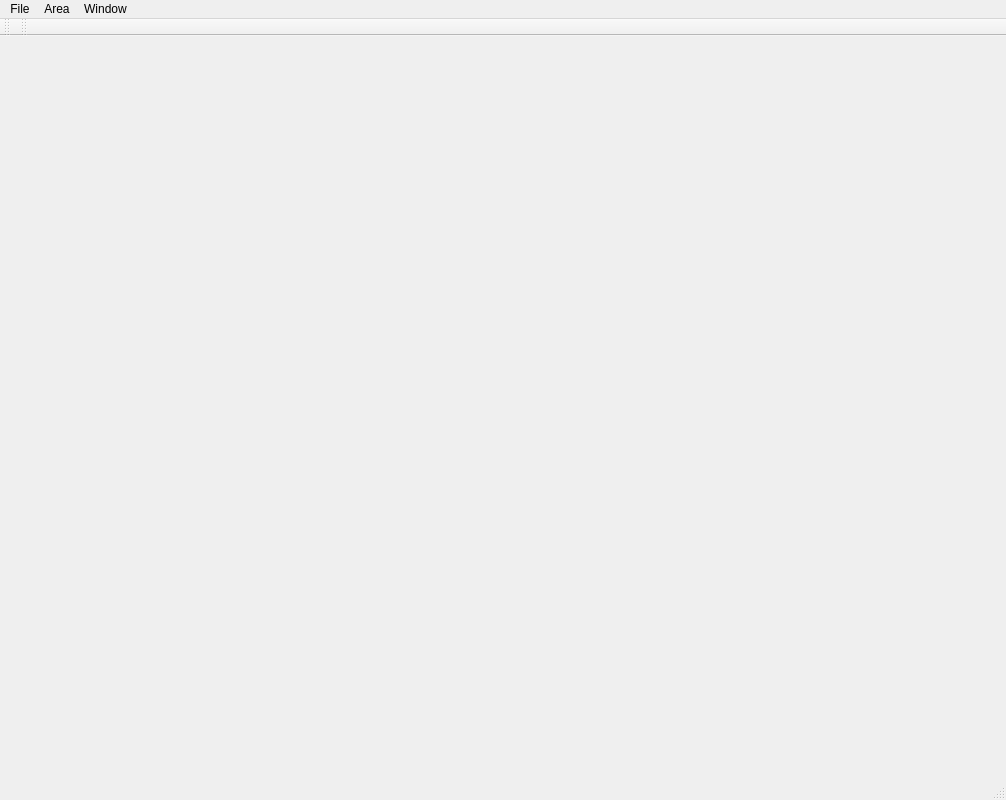
<?xml version="1.0" encoding="UTF-8"?>
<ui version="4.0">
 <class>MainWindow</class>
 <widget class="QMainWindow" name="MainWindow">
  <property name="geometry">
   <rect>
    <x>0</x>
    <y>0</y>
    <width>1006</width>
    <height>800</height>
   </rect>
  </property>
  <property name="minimumSize">
   <size>
    <width>1000</width>
    <height>800</height>
   </size>
  </property>
  <property name="windowTitle">
   <string>Road Feature Explorer</string>
  </property>
  <widget class="QWidget" name="centralWidget"/>
  <widget class="QMenuBar" name="menuBar">
   <property name="geometry">
    <rect>
     <x>0</x>
     <y>0</y>
     <width>1006</width>
     <height>21</height>
    </rect>
   </property>
   <widget class="QMenu" name="menuFile">
    <property name="title">
     <string>File</string>
    </property>
    <addaction name="actionNew"/>
    <addaction name="actionOpen"/>
    <addaction name="separator"/>
    <addaction name="actionExit"/>
   </widget>
   <widget class="QMenu" name="menuWindow">
    <property name="title">
     <string>Window</string>
    </property>
    <addaction name="actionControlWidget"/>
   </widget>
   <widget class="QMenu" name="menuArea">
    <property name="title">
     <string>Area</string>
    </property>
    <addaction name="actionHintLine"/>
   </widget>
   <addaction name="menuFile"/>
   <addaction name="menuArea"/>
   <addaction name="menuWindow"/>
  </widget>
  <widget class="QToolBar" name="fileToolBar">
   <attribute name="toolBarArea">
    <enum>TopToolBarArea</enum>
   </attribute>
   <attribute name="toolBarBreak">
    <bool>false</bool>
   </attribute>
  </widget>
  <widget class="QToolBar" name="areaToolBar">
     <attribute name="toolBarArea">
       <enum>TopToolBarArea</enum>
     </attribute>
     <attribute name="toolBarBreak">
       <bool>false</bool>
     </attribute>
   </widget>
   <widget class="QStatusBar" name="statusBar"/>
  <action name="actionNew">
   <property name="icon">
    <iconset resource="MainWindow.qrc">
     <normaloff>:/MainWindow/Resources/New_24x24.png</normaloff>:/MainWindow/Resources/New_24x24.png</iconset>
   </property>
   <property name="text">
    <string>New</string>
   </property>
   <property name="shortcut">
    <string>Ctrl+N</string>
   </property>
  </action>
  <action name="actionOpen">
   <property name="icon">
    <iconset resource="MainWindow.qrc">
     <normaloff>:/MainWindow/Resources/Open_24x24.png</normaloff>:/MainWindow/Resources/Open_24x24.png</iconset>
   </property>
   <property name="text">
    <string>Open</string>
   </property>
   <property name="shortcut">
    <string>Ctrl+O</string>
   </property>
  </action>
  <action name="actionExit">
   <property name="text">
    <string>Exit</string>
   </property>
  </action>
  <action name="actionControlWidget">
   <property name="text">
    <string>Control Widget</string>
   </property>
  </action>
  <action name="actionDeleteEdge">
   <property name="icon">
    <iconset resource="MainWindow.qrc">
     <normaloff>:/MainWindow/Resources/Delete_24x24.png</normaloff>:/MainWindow/Resources/Delete_24x24.png</iconset>
   </property>
   <property name="text">
    <string>Delete Edge</string>
   </property>
   <property name="shortcut">
    <string>Del</string>
   </property>
  </action>
  <action name="actionSave">
   <property name="icon">
    <iconset resource="MainWindow.qrc">
     <normaloff>:/MainWindow/Resources/Save_24x24.png</normaloff>:/MainWindow/Resources/Save_24x24.png</iconset>
   </property>
   <property name="text">
    <string>Save</string>
   </property>
   <property name="shortcut">
    <string>Ctrl+S</string>
   </property>
  </action>
  <action name="actionUndo">
   <property name="icon">
    <iconset resource="MainWindow.qrc">
     <normaloff>:/MainWindow/Resources/Undo_24x24.png</normaloff>:/MainWindow/Resources/Undo_24x24.png</iconset>
   </property>
   <property name="text">
    <string>Undo</string>
   </property>
   <property name="whatsThis">
    <string/>
   </property>
   <property name="shortcut">
    <string>Ctrl+Z</string>
   </property>
  </action>
  <action name="actionSelectAll">
   <property name="text">
    <string>Select All</string>
   </property>
   <property name="shortcut">
    <string>Ctrl+A</string>
   </property>
  </action>
  <action name="actionCut">
   <property name="icon">
    <iconset resource="MainWindow.qrc">
     <normaloff>:/MainWindow/Resources/Cut_24x24.png</normaloff>:/MainWindow/Resources/Cut_24x24.png</iconset>
   </property>
   <property name="text">
    <string>Cut</string>
   </property>
   <property name="shortcut">
    <string>Ctrl+X</string>
   </property>
  </action>
  <action name="actionCopy">
   <property name="icon">
    <iconset resource="MainWindow.qrc">
     <normaloff>:/MainWindow/Resources/Copy_24x24.png</normaloff>:/MainWindow/Resources/Copy_24x24.png</iconset>
   </property>
   <property name="text">
    <string>Copy</string>
   </property>
   <property name="shortcut">
    <string>Ctrl+C</string>
   </property>
  </action>
  <action name="actionPaste">
   <property name="icon">
    <iconset resource="MainWindow.qrc">
     <normaloff>:/MainWindow/Resources/Paste_24x24.png</normaloff>:/MainWindow/Resources/Paste_24x24.png</iconset>
   </property>
   <property name="text">
    <string>Paste</string>
   </property>
   <property name="shortcut">
    <string>Ctrl+V</string>
   </property>
  </action>
  <action name="actionOpenToAdd">
   <property name="text">
    <string>Open To Add</string>
   </property>
  </action>
  <action name="actionVoronoi">
   <property name="text">
    <string>Voronoi</string>
   </property>
  </action>
  <action name="actionVoronoiCut">
   <property name="text">
    <string>Voronoi Cut</string>
   </property>
  </action>
  <action name="actionModeBasic">
   <property name="checkable">
    <bool>true</bool>
   </property>
   <property name="text">
    <string>Basic</string>
   </property>
  </action>
  <action name="actionModeLayer">
   <property name="checkable">
    <bool>true</bool>
   </property>
   <property name="text">
    <string>Graph</string>
   </property>
  </action>
  <action name="actionModeSketch">
   <property name="checkable">
    <bool>true</bool>
   </property>
   <property name="text">
    <string>Sketch</string>
   </property>
  </action>
  <action name="actionShowArea">
   <property name="text">
    <string>Show Area</string>
   </property>
  </action>
  <action name="actionHint_Line">
   <property name="text">
    <string>Hint Line</string>
   </property>
  </action>
  <action name="actionHintLine">
   <property name="text">
    <string>Hint Line</string>
   </property>
  </action>
 </widget>
 <layoutdefault spacing="6" margin="11"/>
 <resources>
  <include location="MainWindow.qrc"/>
 </resources>
 <connections/>
</ui>
